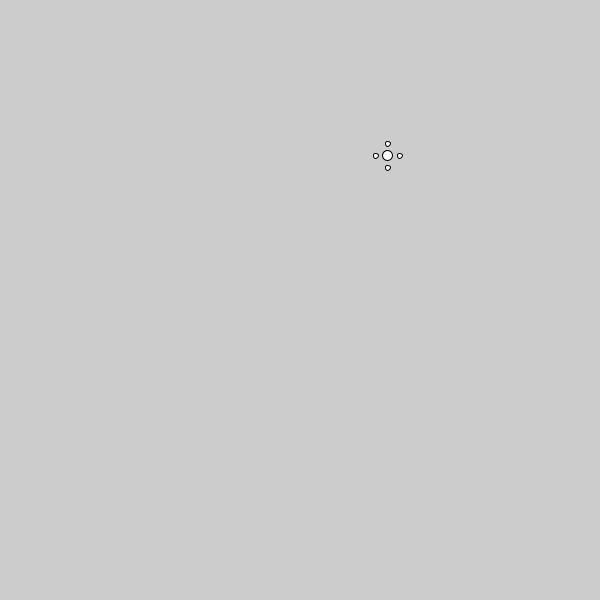
Frame 1 (no input)
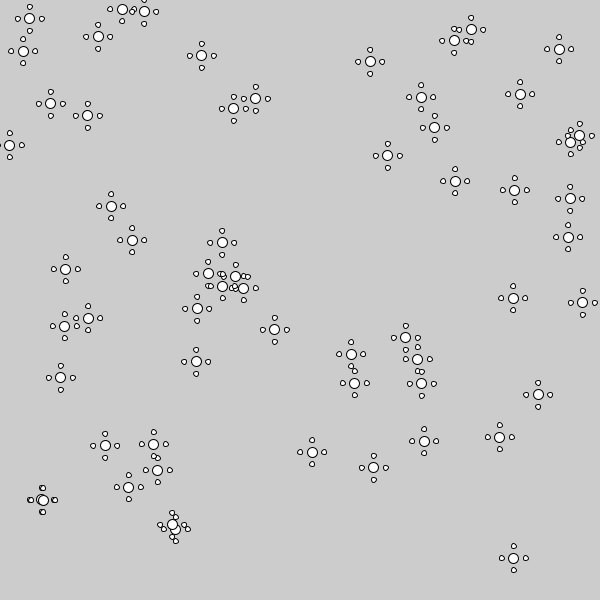
Frame 60 (the mouse pressed at the canvas centre just before this capture)
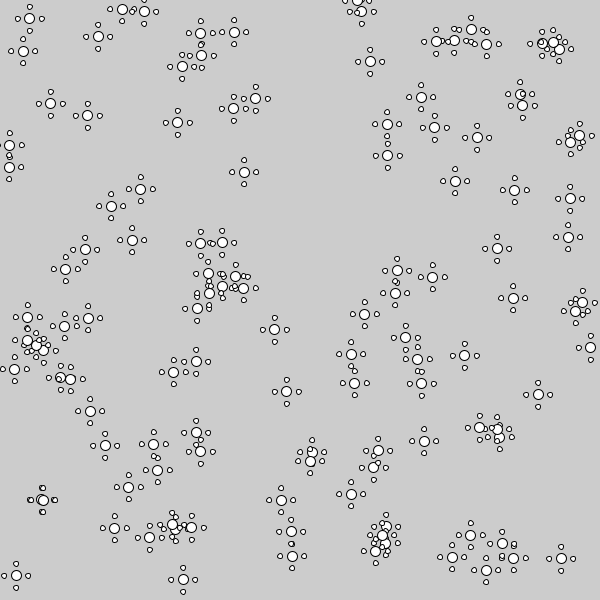
Frame 120 (the mouse held since frame 60 and released just before this capture)

The Processing sketch that drew these frames (run headless with seeded random() and noise(); from frame 60 on, the mouse is pressed at the canvas centre):

// Processing sketch: funciones03
// ── funciones03.pde
//Funciones 03

void setup() {
  //tamaño del sketch
  size(600,600);
}

void draw() {
  
  //llamada y valores/argumentos que seran pasados a la funcion
  particula(random(width),random(height));
  
}

//funcion con los valores (tipo de variable + nombre de la variable)
void particula(float xPos, float yPos) {
  
  //instrucciones que se ejecutan dentro de la variable
  ellipse(xPos, yPos,10,10);
  ellipse(xPos-12,yPos,5,5);
  ellipse(xPos+12,yPos,5,5);
  ellipse(xPos,yPos-12,5,5);
  ellipse(xPos,yPos+12,5,5);
  
}

//Live version - https://www.openprocessing.org/sketch/654415
